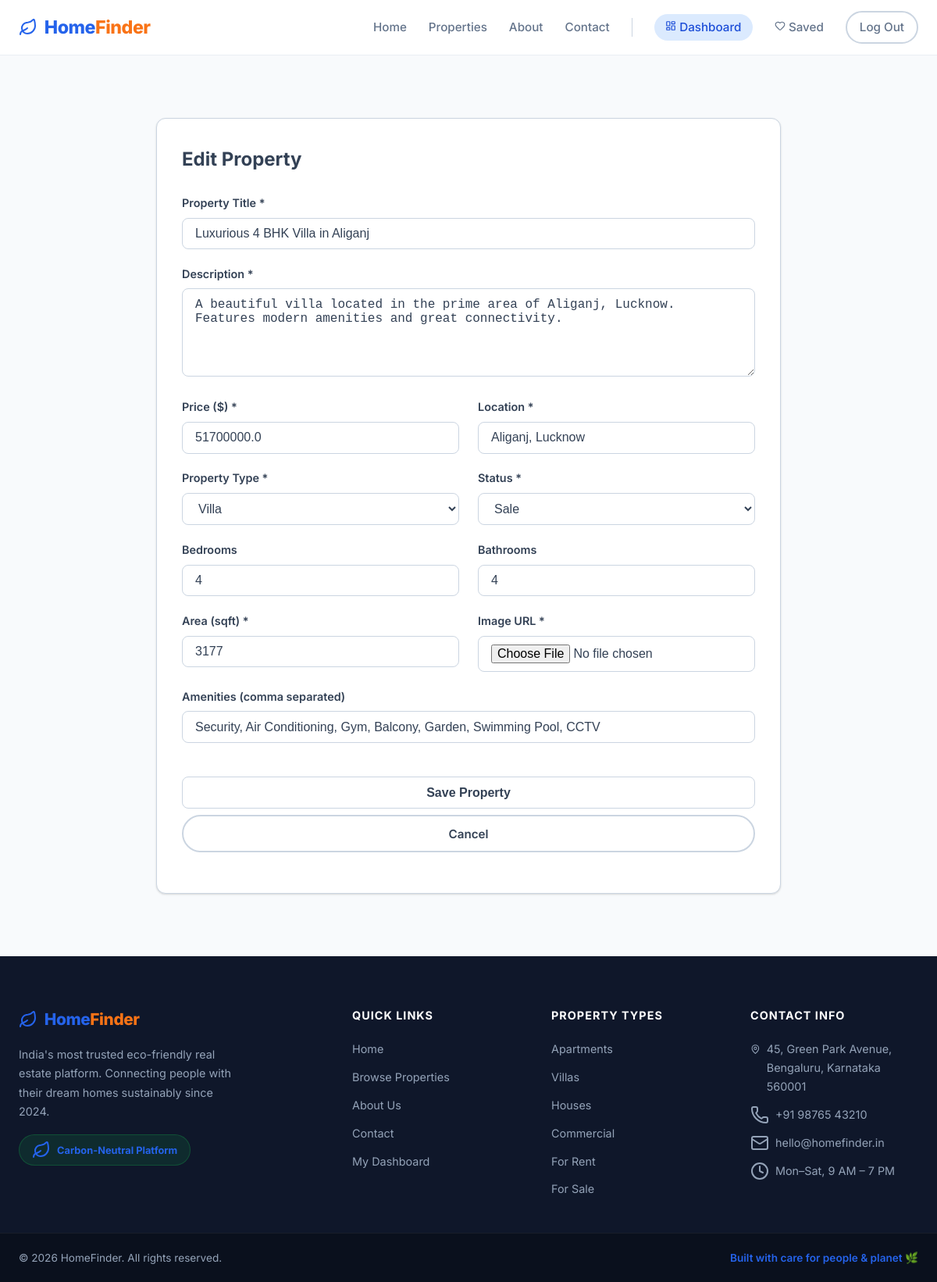
Page /property/277/edit (signed in) on the committed database.
### models.py (models this page shows)
class Property(db.Model):
    __tablename__ = 'properties'
    id = db.Column(db.Integer, primary_key=True)
    agent_id = db.Column(db.Integer, db.ForeignKey('users.id', ondelete='CASCADE'), nullable=False)
    title = db.Column(db.String(150), nullable=False)
    description = db.Column(db.Text, nullable=False)
    price = db.Column(db.Float, nullable=False)
    location = db.Column(db.String(150), nullable=False)
    property_type = db.Column(db.String(50), nullable=False)
    status = db.Column(db.String(20), nullable=False)
    bedrooms = db.Column(db.Integer, default=0)
    bathrooms = db.Column(db.Integer, default=0)
    area = db.Column(db.Integer, nullable=False)
    image_url = db.Column(db.String(255), nullable=False)
    amenities = db.Column(db.Text)
    created_at = db.Column(db.DateTime, default=datetime.utcnow)
    updated_at = db.Column(db.DateTime, default=datetime.utcnow, onupdate=datetime.utcnow)
    inquiries = db.relationship('Inquiry', backref='property', lazy=True, cascade='all, delete-orphan')
    favorites = db.relationship('Favorite', backref='property', lazy=True, cascade='all, delete-orphan')

### app.py (the view, shortened to what this page needs)
@app.route('/property/<int:id>/edit', methods=['GET', 'POST'])
def edit_property(id):
    if 'user_id' not in session:
        return redirect(url_for('login'))
    prop = db.session.get(Property, id)
    if not prop:
        abort(404)
    if prop.agent_id != session['user_id'] and session.get('role') != 'admin':
        flash('You are not authorised to edit this property.', 'error')
        return redirect(url_for('manage_listings'))
    form = PropertyForm(obj=prop)
    return render_template('edit_property.html', form=form, property=prop)

### forms.py
class PropertyForm(FlaskForm):
    title = StringField('Title', validators=[DataRequired(), Length(min=5, max=150)])
    description = TextAreaField('Description', validators=[DataRequired()])
    price = FloatField('Price', validators=[DataRequired(), NumberRange(min=1)])
    location = StringField('Location', validators=[DataRequired(), Length(max=150)])
    property_type = SelectField('Type', choices=[('Apartment', 'Apartment'), ('House', 'House'), ('Villa', 'Villa'), ('Plot', 'Plot'), ('Commercial', 'Commercial')], validators=[DataRequired()])
    status = SelectField('Status', choices=[('Sale', 'Sale'), ('Rent', 'Rent')], validators=[DataRequired()])
    bedrooms = IntegerField('Bedrooms', validators=[Optional(), NumberRange(min=0)])
    bathrooms = IntegerField('Bathrooms', validators=[Optional(), NumberRange(min=0)])
    area = IntegerField('Area (sq ft)', validators=[DataRequired(), NumberRange(min=1)])
    image = FileField('Property Image', validators=[FileAllowed(['jpg', 'png', 'jpeg'], 'Images only!')])
    amenities = TextAreaField('Amenities (Comma separated)', validators=[Optional()])
    submit = SubmitField('Save Property')

### app.py (called while the page is built)
@app.context_processor
def inject_user():
    user = None
    if 'user_id' in session:
        user = db.session.get(User, session['user_id'])
    return dict(current_user=user)

### templates/edit_property.html (shortened to what this page needs)
{% extends 'base.html' %}
{% block content %}
<div class="container section max-w-800">
    <div class="box-panel">
        <h2 class="mb-4">Edit Property</h2>
        <form action="{{ url_for('edit_property', id=property.id) }}" method="POST" class="form-grid" enctype="multipart/form-data">
            <div class="form-group full-width">
                <label>Property Title *</label>
                {{ form.title() }}
            </div>
            <div class="form-group full-width">
                <label>Description *</label>
                {{ form.description(rows="5") }}
            </div>
            <div class="form-group">
                <label>Price ($) *</label>
                {{ form.price() }}
            </div>
            <div class="form-group">
                <label>Location *</label>
                {{ form.location() }}
            </div>
            <div class="form-group">
                <label>Property Type *</label>
                {{ form.property_type() }}
            </div>
            <div class="form-group">
                <label>Status *</label>
                {{ form.status() }}
            </div>
            <div class="form-group">
                <label>Bedrooms</label>
                {{ form.bedrooms() }}
            </div>
            <div class="form-group">
                <label>Bathrooms</label>
                {{ form.bathrooms() }}
            </div>
            <div class="form-group">
                <label>Area (sqft) *</label>
                {{ form.area() }}
            </div>
            <div class="form-group">
                <label>Image URL *</label>
                {{ form.image() }}
            </div>
            <div class="form-group full-width">
                <label>Amenities (comma separated)</label>
                <input type="text" name="amenities" value="{{ property.amenities or '' }}">
            </div>
            <div class="form-group full-width mt-4">
                {{ form.submit(class="btn btn-primary") }}
                <a href="{{ url_for('manage_listings') }}" class="btn btn-outline btn-block text-center mt-2">Cancel</a>
            </div>
        </form>
    </div>
</div>
{% endblock %}

### templates/base.html (shortened to what this page needs)
<!DOCTYPE html>
<html lang="en">
<head>
  <link rel="stylesheet" href="{{ url_for('static', filename='css/style.css') }}">
</head>
<body>
  <header class="navbar" id="navbar">
    <div class="container nav-container">
      <a href="{{ url_for('index') }}" class="logo">
        <i data-lucide="leaf"></i>
        <span>Home<em>Finder</em></span>
      </a>
      <nav class="nav-links" id="navLinks">
        <a href="{{ url_for('index') }}">Home</a>
        <a href="{{ url_for('listings') }}">Properties</a>
        <a href="{{ url_for('about') }}">About</a>
        <a href="{{ url_for('contact') }}">Contact</a>
        {% if current_user %}
          {% if current_user.role in ['agent','admin'] %}
            <a href="{{ url_for('manage_listings') }}" class="nav-badge">
              <i data-lucide="layout-dashboard" style="width:14px;height:14px;display:inline;"></i>
              Dashboard
            </a>
          {% endif %}
          <a href="{{ url_for('favorites') }}">
            <i data-lucide="heart" style="width:14px;height:14px;display:inline;"></i> Saved
          </a>
          <a href="{{ url_for('logout') }}" class="btn btn-outline btn-sm">Log Out</a>
        {% else %}
          <a href="{{ url_for('login') }}">Log In</a>
          <a href="{{ url_for('register') }}" class="btn btn-primary btn-sm">Sign Up Free</a>
        {% endif %}
      </nav>
    </div>
  </header>
  <main>{% block content %}{% endblock %}</main>
  <footer class="footer">
    <div class="footer-top">
      <div class="container footer-container">
        <div class="footer-brand">
          <a href="{{ url_for('index') }}" class="logo">
            <i data-lucide="leaf"></i> <span>Home<em>Finder</em></span>
          </a>
          <p>India's most trusted eco-friendly real estate platform. Connecting people with their dream homes sustainably since 2024.</p>
          <div class="eco-badge-footer">
            <i data-lucide="leaf"></i> Carbon-Neutral Platform
          </div>
        </div>
        <div class="footer-col">
          <h4>Quick Links</h4>
          <a href="{{ url_for('index') }}">Home</a>
          <a href="{{ url_for('listings') }}">Browse Properties</a>
          <a href="{{ url_for('about') }}">About Us</a>
          <a href="{{ url_for('contact') }}">Contact</a>
          {% if current_user and current_user.role in ['agent','admin'] %}
            <a href="{{ url_for('manage_listings') }}">My Dashboard</a>
          {% endif %}
        </div>
        <div class="footer-col">
          <h4>Property Types</h4>
          <a href="{{ url_for('listings', type='Apartment') }}">Apartments</a>
          <a href="{{ url_for('listings', type='Villa') }}">Villas</a>
          <a href="{{ url_for('listings', type='House') }}">Houses</a>
          <a href="{{ url_for('listings', type='Commercial') }}">Commercial</a>
          <a href="{{ url_for('listings', status='Rent') }}">For Rent</a>
          <a href="{{ url_for('listings', status='Sale') }}">For Sale</a>
        </div>
        <div class="footer-col">
          <h4>Contact Info</h4>
          <p><i data-lucide="map-pin"></i> 45, Green Park Avenue, Bengaluru, Karnataka 560001</p>
          <p><i data-lucide="phone"></i> +91 98765 43210</p>
          <p><i data-lucide="mail"></i> hello@homefinder.in</p>
          <p><i data-lucide="clock"></i> Mon–Sat, 9 AM – 7 PM</p>
        </div>
      </div>
    </div>
    <div class="footer-bottom">
      <div class="container footer-bottom-row">
        <span>&copy; 2026 HomeFinder. All rights reserved.</span>
        <span style="color:var(--primary);font-weight:600;">Built with care for people &amp; planet 🌿</span>
      </div>
    </div>
  </footer>
</body>
</html>

### rows in the picture
Property: title "Luxurious 4 BHK Villa in Aliganj", description "A beautiful villa located in the prime area of Aliganj, Lucknow. Features modern amenities and great connectivity.", price "51700000.0", location "Aliganj, Lucknow", property_type "Villa", status "Sale", bedrooms "4", bathrooms "4", area "3177", amenities "Security, Air Conditioning, Gym, Balcony, Garden, Swimming Pool, CCTV"
